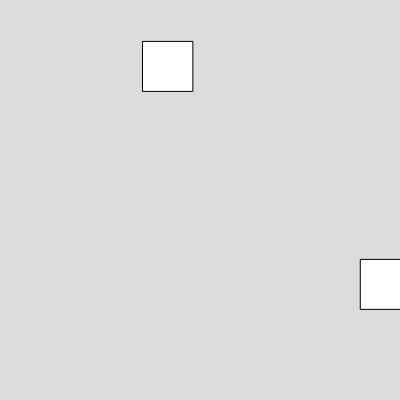
Frame 1 (no input)
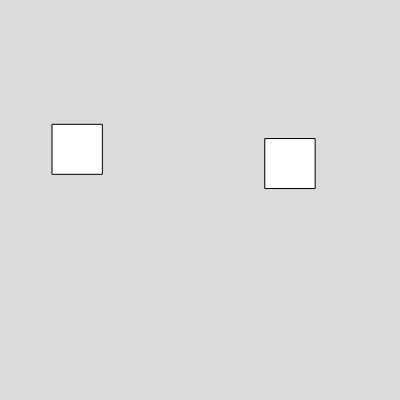
Frame 60 (no input)
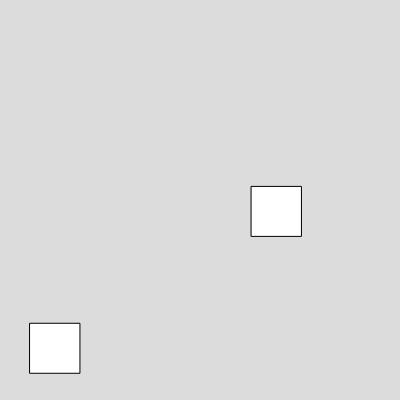
Frame 120 (the mouse pressed at the canvas centre since frame 60)

The p5.js sketch that drew these frames (run headless with seeded random() and noise() and a simulated clock; from frame 60 on, the mouse is pressed at the canvas centre):

// p5.js sketch
// ── sketch.js
let quadrado1 = {
  iniciar: function (x, y, vx, vy, tamanho) {
    this.x = x;
    this.y = y;
    this.vx = vx;
    this.vy = vy;
    this.tamanho = tamanho;
  },
  mostrar: function () {
    square(this.x, this.y, this.tamanho);
  },
  mover: function () {
    if (this.x >= width - this.tamanho) {
      this.x = width - this.tamanho;
      this.vx *= -1;
    }
    if (this.x <= 0) {
      this.x = 0;
      this.vx *= -1;
    }
    if (this.y >= height - this.tamanho) {
      this.y = height - this.tamanho;
      this.vy *= -1;
    }
    if (this.y <= 0) {
      this.y = 0;
      this.vy *= -1;
    }
    this.x += this.vx;
    this.y += this.vy;
  },
  colidiu: function (objeto) {
    if (
      this.x <= objeto.x + objeto.tamanho &&
      this.x + this.tamanho >= objeto.x &&
      this.y <= objeto.y + objeto.tamanho &&
      this.y + this.tamanho >= objeto.y
    ) {
      this.vx *= -1;
      this.vy *= -1;
      objeto.vx *= -1;
      objeto.vy *= -1;
    }
  },
};

let quadrado2 = {
  iniciar: function (x, y, vx, vy, tamanho) {
    this.x = x;
    this.y = y;
    this.vx = vx;
    this.vy = vy;
    this.tamanho = tamanho;
  },
  mostrar: function () {
    square(this.x, this.y, this.tamanho);
  },
  mover: function () {
    if (this.x >= width - this.tamanho) {
      this.x = width - this.tamanho;
      this.vx *= -1;
    }
    if (this.x <= 0) {
      this.x = 0;
      this.vx *= -1;
    }
    if (this.y >= height - this.tamanho) {
      this.y = height - this.tamanho;
      this.vy *= -1;
    }
    if (this.y <= 0) {
      this.y = 0;
      this.vy *= -1;
    }
    this.x += this.vx;
    this.y += this.vy;
  },
  colidiu: function (objeto) {
    return (
      this.x <= objeto.x + this.tamanho &&
      this.x + this.tamanho >= objeto.x &&
      this.y <= objeto.y + this.tamanho &&
      this.y + this.tamanho >= objeto.y
    );
  },
};

function setup() {
  createCanvas(400, 400);
  quadrado1.iniciar(
    random(200),
    random(200),
    random(-10, 10),
    random(-10, 10),
    50
  );
  quadrado2.iniciar(
    random(200, 400),
    random(200, 400),
    random(-10, 10),
    random(-10, 10),
    50
  );
}

function draw() {
  background(220);
  quadrado1.mostrar();
  quadrado1.mover();
  quadrado2.mostrar();
  quadrado2.mover();
  quadrado1.colidiu(quadrado2);
}
